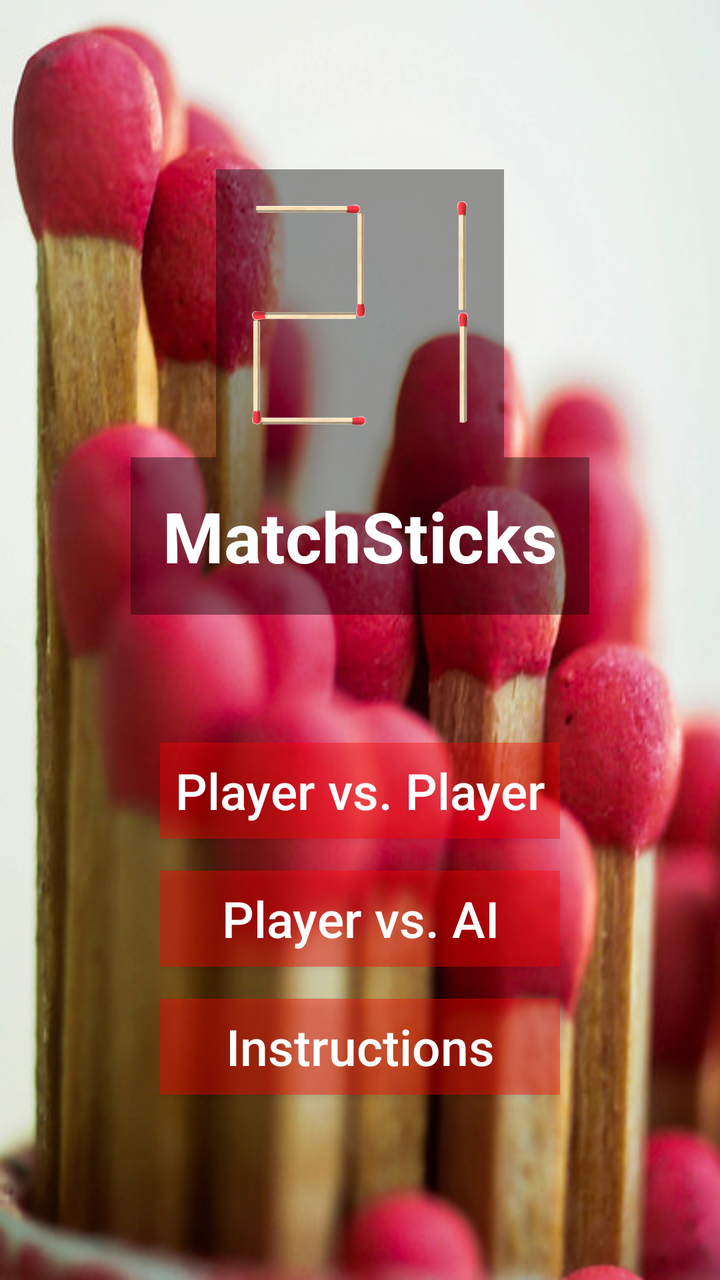
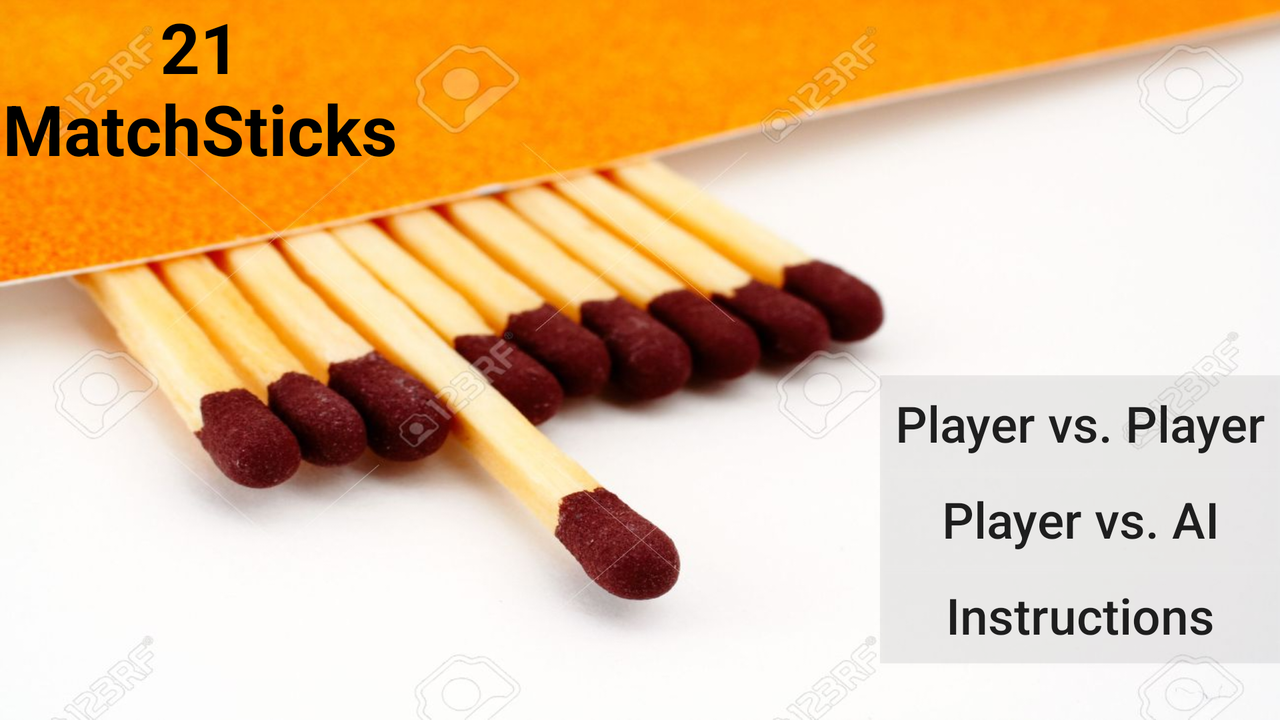

First picture: res/layout/ on a phone held upright. Second picture: the repository's own variant of that layout, on a device whose configuration matches the variant's folder. Source for both follows.
<!-- AndroidManifest.xml: application theme AppTheme -->
<!-- res/layout/activity_main.xml -->
<?xml version="1.0" encoding="utf-8"?>
<FrameLayout xmlns:android="http://schemas.android.com/apk/res/android"
    android:layout_height="match_parent"
    android:layout_width="match_parent">

    <ImageView
        android:layout_width="match_parent"
        android:layout_height="match_parent"
        android:src="@drawable/backg"
        android:scaleType="fitXY"/>

    <LinearLayout
        android:orientation="vertical"
        android:layout_width="match_parent"
        android:layout_height="match_parent"
        android:gravity="center">

        <ImageView
            android:layout_width="144dp"
            android:layout_height="144dp"
            android:layout_gravity="center"
            android:src="@drawable/logo_transparent"
            android:background="#66000000"
            android:padding="16dp"/>

        <TextView
            style="@style/MainTexts"
            android:layout_width="wrap_content"
            android:layout_gravity="center"
            android:text="MatchSticks"
            android:textColor="#ffffff"
            android:textStyle="bold"
            android:textSize="35sp"
            android:layout_marginBottom="56dp"
            android:padding="16dp"
            android:background="#66000000" />

        <Button
            android:layout_width="200sp"
            android:layout_margin="8dp"
            android:elevation="8dp"
            android:shadowRadius="0.25"
            android:layout_gravity="center"
            android:background="#66ff0000"
            style="@style/MainTexts"
            android:textAllCaps="false"
            android:text="Player vs. Player"
            android:onClick="playVsHuman"
            android:textColor="#ffffff"
            />

        <Button
            android:layout_width="200sp"
            android:layout_margin="8dp"
            android:elevation="8dp"
            android:shadowRadius="0.25"
            android:layout_gravity="center"
            android:background="#66ff0000"
            style="@style/MainTexts"
            android:textAllCaps="false"
            android:text="Player vs. AI"
            android:onClick="playVsComputer"
            android:textColor="#ffffff"
            />

        <Button
            android:layout_width="200sp"
            android:layout_margin="8dp"
            android:elevation="8dp"
            android:shadowRadius="0.25"
            android:layout_gravity="center"
            android:background="#66ff0000"
            style="@style/MainTexts"
            android:textAllCaps="false"
            android:text="Instructions"
            android:onClick="instructions"
            android:textColor="#ffffff"
            />

    </LinearLayout>

</FrameLayout>
<!-- resources referenced by this layout -->
<resources>
  <!-- drawable backg: jpg bitmap (drawable, 63765 bytes) -->
  <!-- drawable logo_transparent: png bitmap (drawable, 55346 bytes) -->
  <style name="MainTexts">
          <item name="android:gravity">center</item>
          <item name="android:layout_gravity">center_horizontal</item>
          <item name="android:textSize">25sp</item>
          <item name="android:layout_width">match_parent</item>
          <item name="android:layout_height">wrap_content</item>
      </style>
  <style name="AppTheme" parent="Theme.AppCompat.Light.NoActionBar">
          
          <item name="colorPrimary">@color/colorPrimary</item>
          <item name="colorPrimaryDark">@color/colorPrimaryDark</item>
          <item name="colorAccent">@color/colorAccent</item>
      </style>
  <color name="colorPrimary">#3F51B5</color>
  <color name="colorPrimaryDark">#303F9F</color>
  <color name="colorAccent">#FF4081</color>
</resources>
<!-- res/layout-land/activity_main.xml (the author's variant of the layout above) -->
<!-- drawn on the phone turned sideways -->
<?xml version="1.0" encoding="utf-8"?>
<LinearLayout xmlns:android="http://schemas.android.com/apk/res/android"
    android:orientation="vertical"
    android:layout_width="match_parent"
    android:layout_height="match_parent"
    android:background="@drawable/matchstick">

    <TextView
        style="@style/MainTexts"
        android:layout_width="200sp"
        android:layout_gravity="left"
        android:text="21 MatchSticks"
        android:textColor="#000000"
        android:textStyle="bold"
        android:textSize="35sp"
        android:layout_marginBottom="100sp"/>

    <Button
        android:background="#11000000"
        android:layout_width="200sp"
        android:layout_gravity="right"
        style="@style/MainTexts"
        android:textAllCaps="false"
        android:text="Player vs. Player"
        android:onClick="playVsHuman"
        />

    <Button
        android:layout_width="200sp"
        android:layout_gravity="right"
        android:background="#11000000"
        style="@style/MainTexts"
        android:textAllCaps="false"
        android:text="Player vs. AI"
        android:onClick="playVsComputer"
        />

    <Button
        android:layout_width="200sp"
        android:layout_gravity="right"
        android:background="#11000000"
        style="@style/MainTexts"
        android:textAllCaps="false"
        android:text="Instructions"
        android:onClick="instructions"
        />

</LinearLayout>
<!-- resources referenced by the variant -->
<!-- as the phone turned sideways resolves them -->
<resources>
  <!-- drawable matchstick: jpeg bitmap (drawable, 75287 bytes) -->
  <style name="MainTexts">
          <item name="android:gravity">center</item>
          <item name="android:layout_gravity">center_horizontal</item>
          <item name="android:textSize">25sp</item>
          <item name="android:layout_width">match_parent</item>
          <item name="android:layout_height">wrap_content</item>
      </style>
  <style name="AppTheme" parent="Theme.AppCompat.Light.NoActionBar">
          
          <item name="colorPrimary">@color/colorPrimary</item>
          <item name="colorPrimaryDark">@color/colorPrimaryDark</item>
          <item name="colorAccent">@color/colorAccent</item>
      </style>
  <color name="colorPrimary">#3F51B5</color>
  <color name="colorPrimaryDark">#303F9F</color>
  <color name="colorAccent">#FF4081</color>
</resources>
